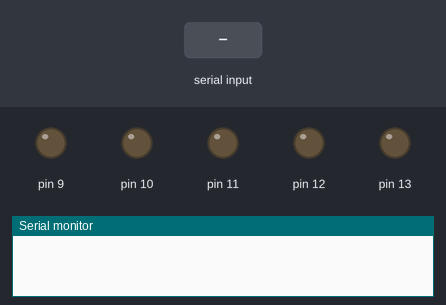
The sketch below on a simulated Arduino Uno, built with avr-gcc and run on an emulated ATmega328P. Parts: output pins drawn as LEDs (lit = HIGH), the last lines printed to the serial monitor. Inputs (shaded band) come from the test bench.

Above: at 1.2 s.
1.3 s: "A" received over Serial
At 1.8 s:
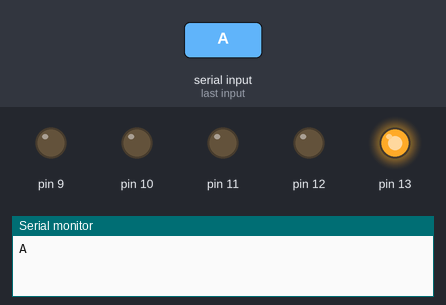
2.8 s: "B" received over Serial
At 4.0 s:
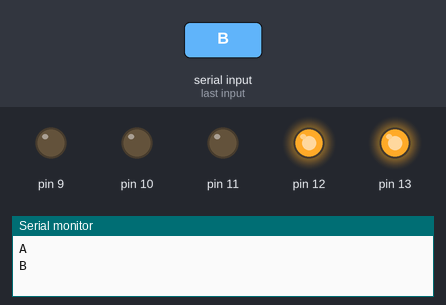
4.3 s: "C" received over Serial
At 5.2 s:
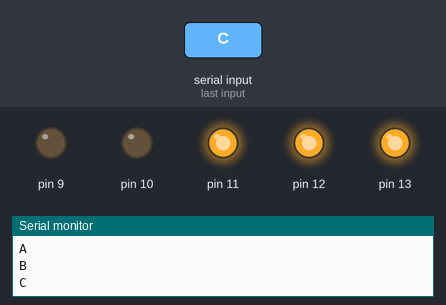
5.8 s: "D" received over Serial
At 6.4 s:
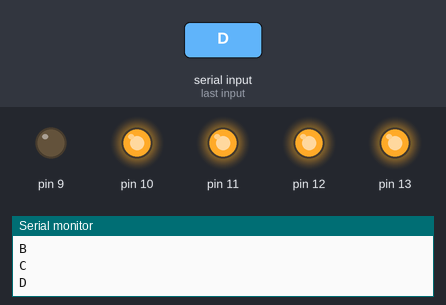
7.3 s: "E" received over Serial
At 8.5 s:
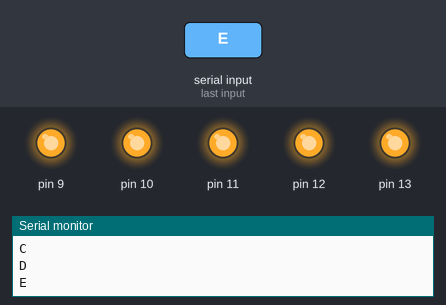
8.8 s: "a" received over Serial
At 9.9 s:
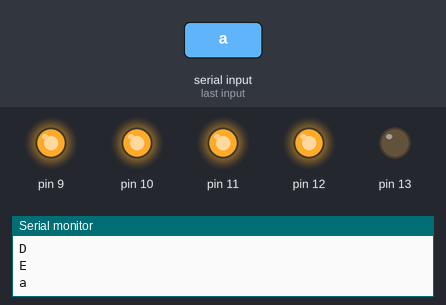
Timing chart, 0 to 11.3 s (numbered marks = the images above; inputs shaded):
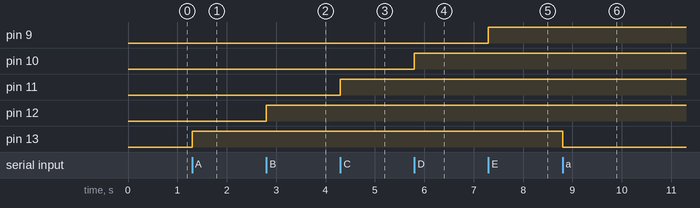

Measured:
- after the input at 1.3 s, pin 13: LOW → HIGH at once
- after the input at 2.8 s, pin 12: LOW → HIGH at once
- after the input at 4.3 s, pin 11: LOW → HIGH at once
- after the input at 5.8 s, pin 10: LOW → HIGH at once
- after the input at 7.3 s, pin 9: LOW → HIGH at once
- after the input at 8.8 s, pin 13: HIGH → LOW at once

The sketch:

blutooth_interface.ino
```cpp
char data=0;
void setup()
{
  Serial.begin(38400);
  pinMode(13,OUTPUT);
  pinMode(12,OUTPUT);
  pinMode(11,OUTPUT);
  pinMode(10,OUTPUT);
  pinMode(9,OUTPUT);
  digitalWrite(13,0);
  digitalWrite(12,0);
  digitalWrite(11,0);
  digitalWrite(10,0);
  digitalWrite(9,0);

}

void loop()
{
 if(Serial.available()>0)
 {
  data=Serial.read();
  Serial.println(data);
  if(data=='A')
  {
  digitalWrite(13,HIGH);
  }
  else if(data=='B')
  {
  digitalWrite(12,HIGH);
 }
 else if(data=='C')
  {
  digitalWrite(11,HIGH);
 }else if(data=='D')
  {
  digitalWrite(10,HIGH);
 }else if(data=='E')
  {
  digitalWrite(9,HIGH);
 }
  else if(data=='a')
  {
    digitalWrite(13,LOW);
  }
  else if(data=='b')
  {
    digitalWrite(12,LOW);
  }
  else if(data=='c')
  {
    digitalWrite(11,LOW);
  }
  else if(data=='d')
  {
    digitalWrite(10,LOW);
  }
  else if(data=='e')
  {
    digitalWrite(9,LOW);
  }
  }
}
```
